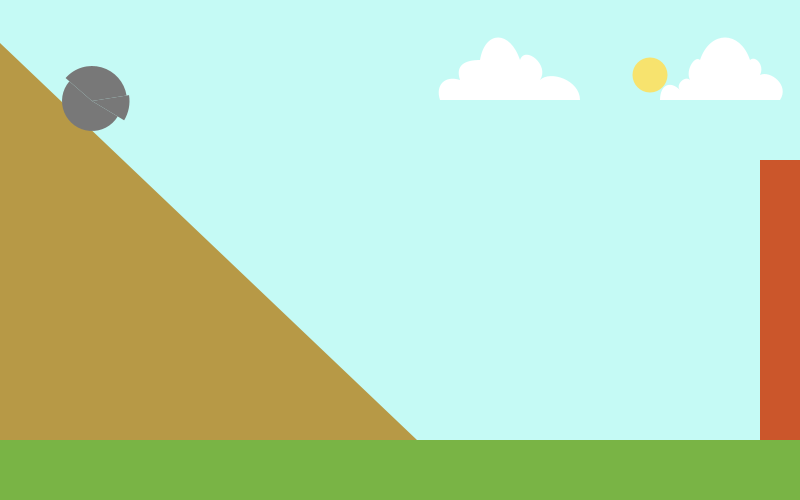
Frame 1 (no input)
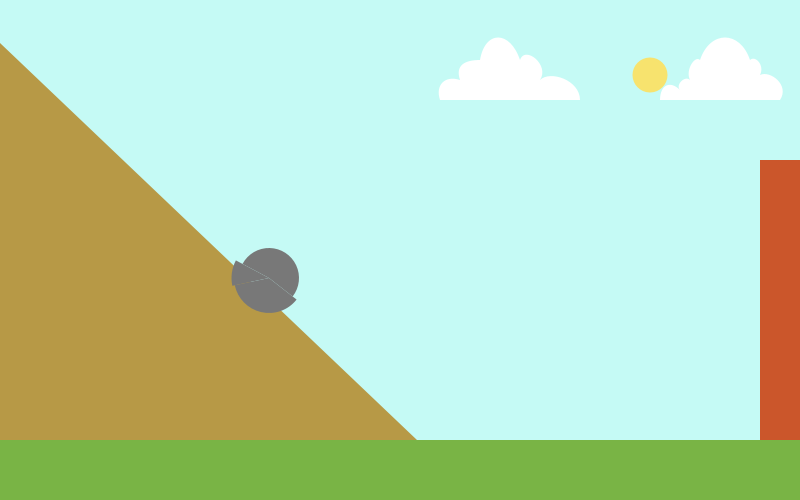
Frame 60 (the mouse pressed at the canvas centre just before this capture)
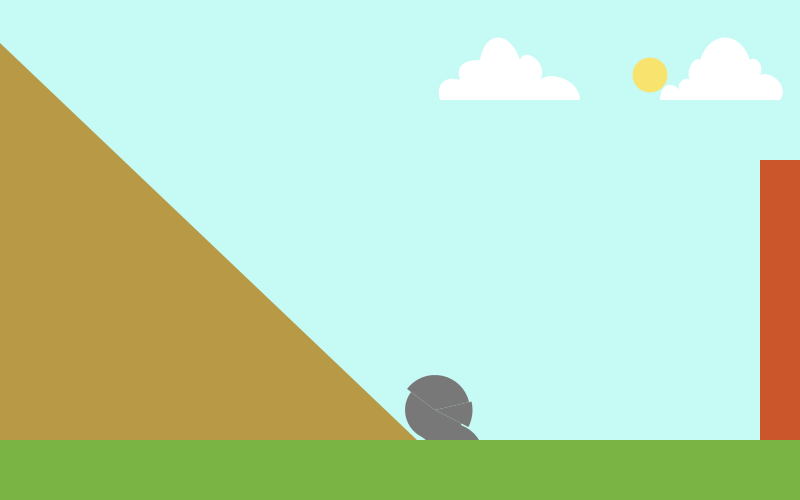
Frame 120 (the mouse held since frame 60 and released just before this capture)

The Processing sketch that drew these frames (run headless with seeded random() and noise(); from frame 60 on, the mouse is pressed at the canvas centre):

// Processing sketch: RollingBoulder
// ── RollingBoulder.pde
//Rolling Boulder, Small Animation Assignment

int x = 1; //initializes variable x for x-coordinates, and assings it value of 1
int y = 1; //initializes variable y for y-coordinates, and assings it value of 2
int r = 30; //variable r for radians rotated by boulders
int fRate = 100; //variable for frameRate value
int grayB = 120; //variable for boulder fill

//x- and y-coordinate values for boulderDownHill's center
int bDX=89; 
int bDY=100; 
//x- and y-coordinate values for boulderRollRight's center
int bRX = 76; 
int bRY = 410;
//x- and y-coordinate values for boulderRollLeft's center
int bLX = 1440;
int bLY = 410;

void setup(){
  size(800,500);
  noStroke();  
}

void draw(){
  //sky/background
  fill(#C5FAF5);
  rect(0,0,800,500);
  //sun
  fill(#F7E36E);
  ellipseMode(CENTER);
  ellipse(650,75,35,35);
  //clouds
  fill(255);
  beginShape();
  vertex(440,100);
  bezierVertex(435,85,445,75,460,80);
  bezierVertex(455,65,465,60,480,60);
  bezierVertex(485,30,510,30,520,60);
  bezierVertex(525,45,550,65,540,80);
  bezierVertex(550,70,580,80,580,100);
  endShape();
  beginShape();
  vertex(660,100);
  bezierVertex(660,85,670,80,680,90);
  bezierVertex(675,85,685,75,690,80);
  bezierVertex(685,70,695,55,700,60);
  bezierVertex(710,30,740,30,750,60);
  bezierVertex(755,55,765,65,760,75);
  bezierVertex(770,70,790,85,780,100);
  endShape();
  boulderRollRight();
  //hill
  fill(#B79946);
  triangle(0,43,480,500,0,500);
  boulderDownHill();
  boulderRollLeft();
  //wall
  fill(#CB562B);
  rect(760,160,800,440);
  //ground
  fill(#79B445);
  rect(0,440,800,500);
}

void boulderDownHill(){ 
  x+=1; //x-coordinate value will increase by 1 pixel each frame
  y-=1; //y-coordinate value will increase by 2 pixels each frame
  frameRate(fRate);
  pushMatrix();
  translate(89+x,100-y); 
  rotate(radians(r));
  translate(-89-x,-100+y);
  fill(grayB);
  arc(89+x,100-y,70,70,radians(190),radians(320));
  arc(89+x,100-y,60,60,radians(0),radians(190));
  arc(89+x,100-y,75,75,radians(320),radians(360));
  popMatrix();
  r++;
}

void boulderRollRight(){
  x+=1;
  y-=1;
  frameRate(fRate);
  pushMatrix();
  translate(bRX+x,bRY);
  rotate(radians(r));
  translate(-bRX-x,-bRY);
  fill(grayB);
  arc(bRX+x,bRY,70,70,radians(190),radians(320));
  arc(bRX+x,bRY,60,60,radians(0),radians(190));
  arc(bRX+x,bRY,75,75,radians(320),radians(360));
  popMatrix(); 
  r++;
}

void boulderRollLeft(){
  x+=1;
  y-=1;
  frameRate(fRate);
  pushMatrix();
  translate(bLX-x,bLY);
  rotate(radians(-r));
  translate(-bLX+x,-bLY);
  fill(grayB);
  arc(bLX-x,bLY,70,70,radians(190),radians(320));
  arc(bLX-x,bLY,60,60,radians(0),radians(190));
  arc(bLX-x,bLY,75,75,radians(320),radians(360));
  popMatrix(); 
  r++;
}
